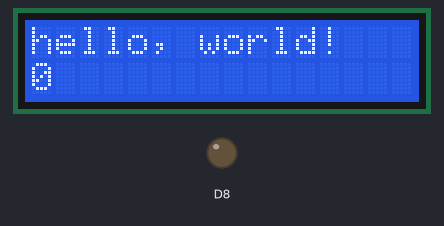
This sketch was run on a simulated ESP8266 (NodeMCU). Shown: 16×2 character LCD, output pins drawn as LEDs (lit = HIGH).

Above: at 0.1 s.
At 4.1 s:
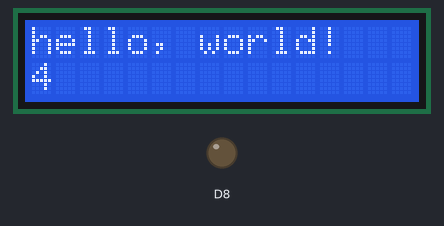
At 9.1 s:
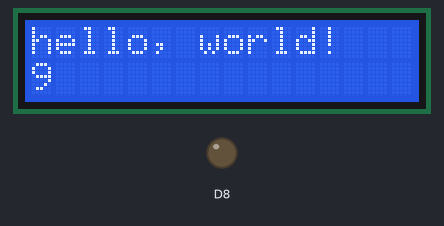
At 19.1 s:
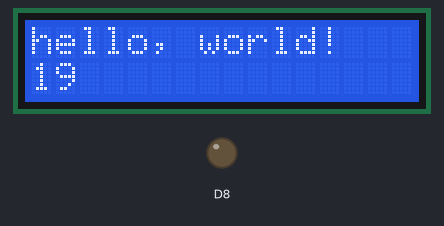
At 29.1 s:
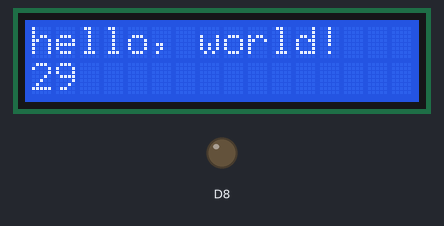
At 39.1 s:
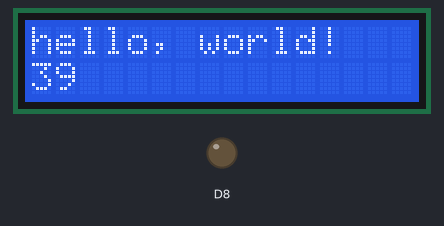

Measured:
- what the display in image 1 shows lasts 1.0 s, from 4.0 s to 5.0 s

The sketch:

LCD_NODEMCU.ino
```cpp
#include <LiquidCrystal.h>
const int RS = D2, EN = D3, d4 = D4, d5 = D5, d6 = D6, d7 = D7;
LiquidCrystal lcd(RS, EN, d4, d5, d6, d7);

void setup() {
  pinMode(D8,OUTPUT);
                         // set up the LCD's number of columns and rows:
  lcd.begin(16, 2);
                      // Print a message to the LCD.
  lcd.print("hello, world!");
  analogWrite(D8,0);
}

void loop() {
  // set the cursor to column 0, line 1
  // (note: line 1 is the second row, since counting begins with 0):
  lcd.setCursor(0, 1);
  // print the number of seconds since reset:
  lcd.print(millis() / 1000);
}
```
